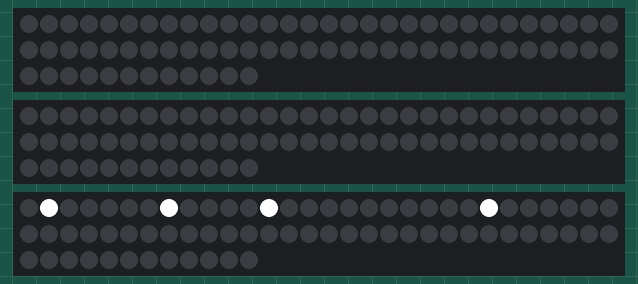
The sketch below on a simulated Arduino Uno, built with avr-gcc and run on an emulated ATmega328P. Parts: 3 × 72 RGB LEDs in strip order, left to right, continuing on the next row. What the sketch prints to the serial monitor is not drawn.

Above: at 0.17 s.
At 25.8 s:
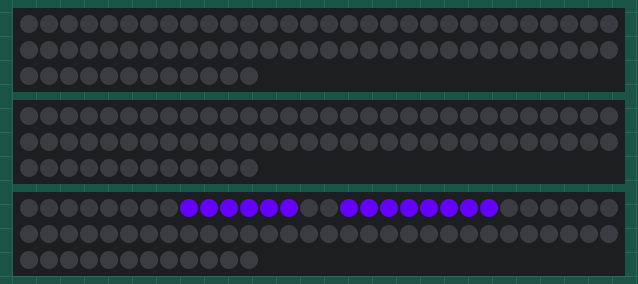
At 43.3 s:
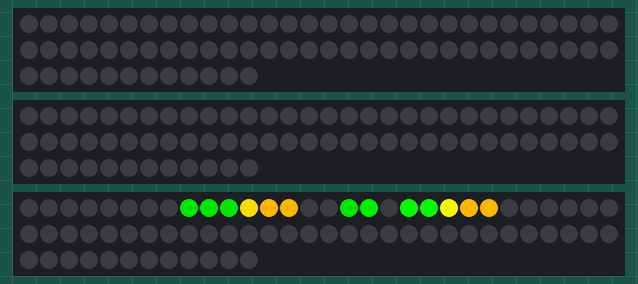
At 61.4 s:
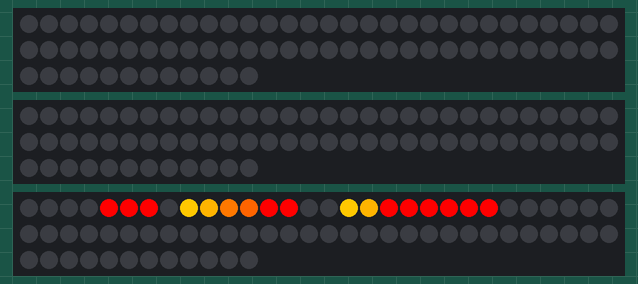

Measured:
- what the display in image 1 shows lasts 8.0 s, from 25.8 s to 33.8 s

The sketch:

MaskAnimator.ino
```cpp
/*
 * MaskAnimator
 *
 * done: sad, fear, disgust
 * todo: happy, surprise, shy, anger
 */

#include "Arduino.h"
#include <Adafruit_NeoPixel.h>
#include "config.h"
#include "animations.h"

Adafruit_NeoPixel stripLeft = Adafruit_NeoPixel(N_LEDS, PIN_LEFT, NEO_GRB + NEO_KHZ800);
Adafruit_NeoPixel stripMiddle = Adafruit_NeoPixel(N_LEDS, PIN_MIDDLE, NEO_GRB + NEO_KHZ800);
Adafruit_NeoPixel stripRight = Adafruit_NeoPixel(N_LEDS, PIN_RIGHT, NEO_GRB + NEO_KHZ800);

void setup() {
  Serial.begin(9600);
  #ifdef DEBUG_SINGLESTRIP
  Serial.println("Singlestrip DEBUG mode - not for mask. See config.h");
  #else
  Serial.println("Normal mode - for mask");
  #endif

  stripLeft.begin();
  stripMiddle.begin();
  stripRight.begin();
  show();

  //merged from Google Drive:
    sad();
  pause();
  happy();


  anger();
  shy();
  for (int i= 0;i<1;i++){
    randm();
  }

  showFrame(FRAME_CLEAR);
  delay(6000);
  disgust();
  pause();

}

void loop() {
/*
 * merged from Google Drive: no loop
fear();
surprise();
happy();
sad();
anger();
shy();
disgust();
*/
}

void randm(){

  showFrame(FRAME_CLEAR);
  delay(4000);
  showFrame(FRAME_Random0);
  delay(100);
  showFrame(FRAME_Random1);
  delay(100);
  showFrame(FRAME_Random2);
  delay(100);
  showFrame(FRAME_Random3);
  delay(100);
  showFrame(FRAME_Random4);
  delay(100);
  showFrame(FRAME_Random5);
  delay(100);
  showFrame(FRAME_Random6);
  delay(100);
  showFrame(FRAME_Random7);
  delay(100);
  showFrame(FRAME_Random8);
  delay(100);


}

void fear()
{
    showFrame(FRAME_FEAR0);
    delay(1200);
    showFrame(FRAME_FEAR1);
    delay(1200);
    showFrame(FRAME_FEAR2);
    delay(1200);
    showFrame(FRAME_FEAR3);
    delay(20400);
}

void surprise()
{
// five vertical lines
// line1: 3, 7
// line2: 1,2,5,8
// line3: 9-14
// line4: 15,16,19,22
// line5: 17,21

  //set the five colors for the five vertical lines
  uint32_t color1 = color(0,0,255);
  uint32_t color2 = color(0,255,255);
  uint32_t color3 = color(255,255,0);
  uint32_t color4 = color(255,0,255);
  uint32_t color5 = color(0,0,255);

  int colors[] = {color1, color2, color3, color4, color5};

  int idx0 = 0;
  int idx1 = 1;
  int idx2 = 2;
  int idx3 = 3;
  int idx4 = 4;

  //initial delay: 1 second.
  int speeddelay = 1000;

  //clear als strips
  stripLeft.clear();
  stripMiddle.clear();
  stripRight.clear();

  //the animation is made out of 250 frames
  for(int i=0; i<250; i++)
  {
    setPixelColor(3, colors[idx0]);
    setPixelColor(7, colors[idx0]);
    setPixelColor(1, colors[idx1]);
    setPixelColor(2, colors[idx1]);
    setPixelColor(5, colors[idx1]);
    setPixelColor(8, colors[idx1]);
    setPixelColor(9, colors[idx2]);
    setPixelColor(10, colors[idx2]);
    setPixelColor(11, colors[idx2]);
    setPixelColor(12, colors[idx2]);
    setPixelColor(13, colors[idx2]);
    setPixelColor(14, colors[idx2]);
    setPixelColor(15, colors[idx3]);
    setPixelColor(16, colors[idx3]);
    setPixelColor(19, colors[idx3]);
    setPixelColor(22, colors[idx3]);
    setPixelColor(17, colors[idx4]);
    setPixelColor(21, colors[idx4]);

    idx0++;
    idx1++;
    idx2++;
    idx3++;
    idx4++;
    idx0 = idx0 % 5;
    idx1 = idx1 % 5;
    idx2 = idx2 % 5;
    idx3 = idx3 % 5;
    idx4 = idx4 % 5;

    show();
    delay(speeddelay);
    speeddelay -= 4;
  }

}

void happy()
{
  for (int i = 0; i<9;i++){
    showFrame(FRAME_HAPPY1);
    delay(300);
    showFrame(FRAME_HAPPY2);
    delay(300);
    showFrame(FRAME_HAPPY3);
    delay(300);
    showFrame(FRAME_HAPPY4);
    delay(300);
    showFrame(FRAME_HAPPY5);
    delay(300);
  }

}

void sad()
{
  for(int i=0; i<20; i++)
  {
    showFrame(FRAME_SAD0);
    delay(300);
    showFrame(FRAME_SAD1);
    delay(300);
    showFrame(FRAME_SAD2);
    delay(300);
    showFrame(FRAME_SAD3);
    delay(300);
  }
}

void anger()
{
 //original idea: flames
  for (int i= 0;i<15;i++){
    showFrame(FRAME_ANGER);
    delay(100);
    showFrame(FRAME_ANGER0);
    delay(100);
    showFrame(FRAME_ANGER1);
    delay(100);
    showFrame(FRAME_ANGER2);
    delay(100);
    showFrame(FRAME_ANGER3);
    delay(100);
    showFrame(FRAME_ANGER4);
    delay(100);
  }
}

void shy()
{
  //a red diagonal line per side
  //5,6,7  and 19,20,21
  for(int i=0;i<255;i++)
  {
     setPixelColor(5, i,0,0);
     setPixelColor(6, i,0,0);
     setPixelColor(7, i,0,0);
     setPixelColor(19, i,0,0);
     setPixelColor(20, i,0,0);
     setPixelColor(21, i,0,0);
     delay(5);

     show();

  }
  delay(227300);
}

void disgust()
{
    showFrame(FRAME_DISGUST0);
    delay(24000);
}


void pause(){
  showFrame(FRAME_CLEAR);
  delay(1000);

  showFrame(FRAME_PAUSE);
  delay(8000);
  showFrame(FRAME_CLEAR);
  delay(200);
}
void verrasing(){
  showFrame(FRAME_CLEAR);
  delay(4000);
  showFrame(FRAME_VERRASSING1);
  delay(300);
  showFrame(FRAME_VERRASSING2);
  delay(300);
  showFrame(FRAME_VERRASSING3);
  delay(500);
  showFrame(FRAME_VERRASSING4);
  delay(500);
  showFrame(FRAME_VERRASSING5);
  delay(500);
  showFrame(FRAME_VERRASSING6);
  delay(500);
  showFrame(FRAME_VERRASSING7);
  delay(500);

  showFrame(FRAME_VERRASSING1);
  delay(300);
  showFrame(FRAME_VERRASSING2);
  delay(300);
  showFrame(FRAME_VERRASSING3);
  delay(500);
  showFrame(FRAME_VERRASSING4);
  delay(500);
  showFrame(FRAME_VERRASSING5);
  delay(500);
  showFrame(FRAME_VERRASSING6);
  delay(500);
  showFrame(FRAME_VERRASSING7);
  delay(4000);


}


uint32_t color(uint8_t r, uint8_t g, uint8_t b) {
  return ((uint32_t)r << 16) | ((uint32_t)g <<  8) | b;
}


void setPixelColor(int index, int r, int g, int b)
{
  index = index -1;

  #ifdef DEBUG_SINGLESTRIP
  stripRight.setPixelColor(index,r,g,b  );
  #else

  if(index >14)
  {
    stripRight.setPixelColor(index-14,r,g,b  );
  }
  else if(index >8)
  {
    stripMiddle.setPixelColor(index-8, r,g,b );
  }
  else
  {
    stripLeft.setPixelColor(index, r,g,b);
  }
  #endif
}

void setPixelColor(int index, uint32_t rgb)
{
  index = index -1;
  #ifdef DEBUG_SINGLESTRIP
  stripRight.setPixelColor(index,rgb );
  #else

  if(index >14)
  {
    stripRight.setPixelColor(index-14,rgb  );
  }
  else if(index >8)
  {
    stripMiddle.setPixelColor(index-8, rgb );
  }
  else
  {
    stripLeft.setPixelColor(index, rgb);
  }
  #endif

}


void showFrame(const uint8_t frame[])
{

  #ifdef DEBUG_SINGLESTRIP
  for(int i=0; i<24;i++)
  {
    stripRight.setPixelColor(i, stripRight.Color(pgm_read_byte_near(frame+3*i),pgm_read_byte_near(frame+3*i+1),pgm_read_byte_near(frame+3*i+2)) );
  }
  #else

  for(int i= 0; i<8; i++)
  {
      stripLeft.setPixelColor(i, stripLeft.Color(pgm_read_byte_near(frame+3*i),pgm_read_byte_near(frame+3*i+1),pgm_read_byte_near(frame+3*i+2)) );
      stripMiddle.setPixelColor(i, stripMiddle.Color(pgm_read_byte_near(frame+24+3*i),pgm_read_byte_near(frame+24+3*i+1),pgm_read_byte_near(frame+24+3*i+2)) );
      stripRight.setPixelColor(i, stripRight.Color(pgm_read_byte_near(frame+48+3*i),pgm_read_byte_near(frame+48+3*i+1),pgm_read_byte_near(frame+48+3*i+2)) );
  }

  #endif
  show();
}

void show()
{
    stripLeft.show();
    stripMiddle.show();
    stripRight.show();

}
```

config.h
```cpp
#ifndef _CONFIG_H
#define _CONFIG_H


#define DEBUG_SINGLESTRIP 1

#define PIN_LEFT 3
#define PIN_MIDDLE 5
#define PIN_RIGHT 6

#ifdef DEBUG_SINGLESTRIP
#define N_LEDS 72
#else
#define N_LEDS 8
#endif

#define RESERVED 0

#endif
```

Source omitted: animations.h (data table, 14227 bytes)
